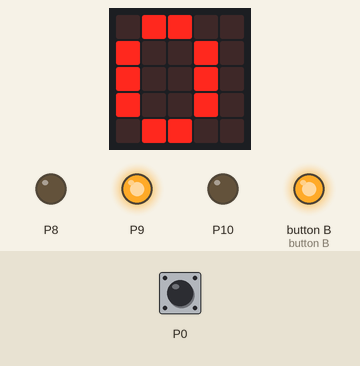
This program was run on a simulated BBC micro:bit (MakeCode). Parts: the board's 5×5 LED display, output pins drawn as LEDs (lit = HIGH). The inputs (shaded band) are chosen by the test bench; at power-on: P0 LOW.

Above: at 1.2 s.
1.3 s: P0 pulled HIGH for 0.95 s
At 2.1 s:
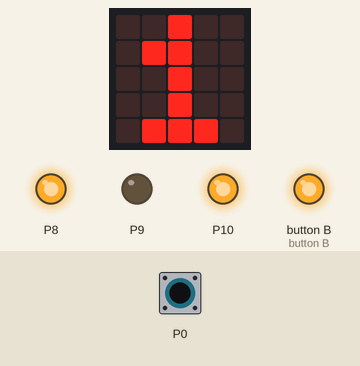
3.8 s: P0 pulled HIGH for 3.2 s
At 8.3 s:
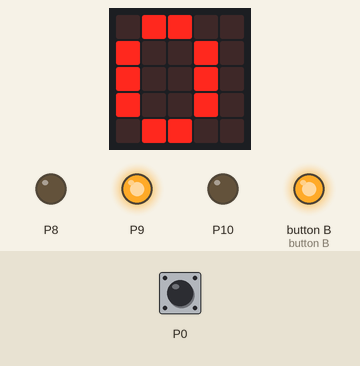
Timing chart, 0 to 9.8 s (numbered marks = the images above; inputs shaded):
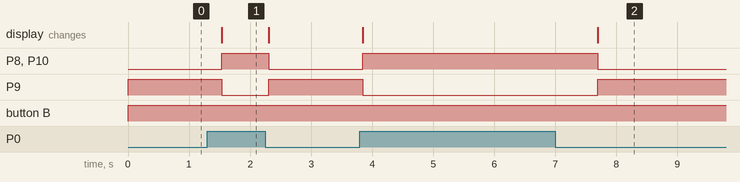

The program:

main.ts
```typescript
basic.forever(function on_forever() {
    if (pins.digitalReadPin(DigitalPin.P0) == 0) {
        pins.digitalWritePin(DigitalPin.P8, 0)
        pins.digitalWritePin(DigitalPin.P9, 1)
        pins.digitalWritePin(DigitalPin.P10, 0)
        pins.digitalWritePin(DigitalPin.P11, 1)
        basic.showNumber(0)
    } else {
        pins.digitalWritePin(DigitalPin.P8, 1)
        pins.digitalWritePin(DigitalPin.P9, 0)
        pins.digitalWritePin(DigitalPin.P10, 1)
        pins.digitalWritePin(DigitalPin.P11, 1)
        basic.showNumber(1)
    }

})
```

test.ts
```typescript
// 在這裡測試；當此封包作為擴充功能時，將不會編譯此內容。
```

Measured:
- after the input at 1.3 s, P8, P10: LOW → HIGH after 0.24 s, → LOW 0.77 s later; P9: HIGH → LOW after 0.24 s, → HIGH 0.77 s later; the display: changes after 0.24 s (image 1)
- after the input at 3.8 s, P8, P10: LOW → HIGH after 0.05 s, → LOW 3.9 s later; P9: HIGH → LOW after 0.05 s, → HIGH 3.9 s later; the display: first changes after 0.05 s (image 2 shows a later state)
